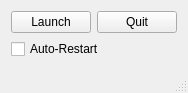
<?xml version="1.0" encoding="UTF-8"?>
<ui version="4.0">
 <class>MainWindow</class>
 <widget class="QMainWindow" name="MainWindow">
  <property name="geometry">
   <rect>
    <x>0</x>
    <y>0</y>
    <width>186</width>
    <height>93</height>
   </rect>
  </property>
  <property name="windowTitle">
   <string>Game Launcher</string>
  </property>
  <property name="windowIcon">
   <iconset resource="mainwindow.qrc">
    <normaloff>:/mainwindow/img/icon.png</normaloff>:/mainwindow/img/icon.png</iconset>
  </property>
  <widget class="QWidget" name="centralWidget">
   <layout class="QVBoxLayout" name="verticalLayout">
    <item>
     <layout class="QHBoxLayout" name="horizontalLayout">
      <item>
       <widget class="QPushButton" name="pushButtonLaunch">
        <property name="toolTip">
         <string>Launch the game now.</string>
        </property>
        <property name="text">
         <string>Launch</string>
        </property>
        <property name="icon">
         <iconset resource="mainwindow.qrc">
          <normaloff>:/mainwindow/img/launch.png</normaloff>:/mainwindow/img/launch.png</iconset>
        </property>
       </widget>
      </item>
      <item>
       <widget class="QPushButton" name="pushButtonQuit">
        <property name="toolTip">
         <string>Quit from the launcher.</string>
        </property>
        <property name="text">
         <string>Quit</string>
        </property>
        <property name="icon">
         <iconset resource="mainwindow.qrc">
          <normaloff>:/mainwindow/img/cancel.png</normaloff>:/mainwindow/img/cancel.png</iconset>
        </property>
       </widget>
      </item>
     </layout>
    </item>
    <item>
     <widget class="QCheckBox" name="checkBoxAutoRestart">
      <property name="toolTip">
       <string>Relaunch the game after it finishes.</string>
      </property>
      <property name="text">
       <string>Auto-Restart</string>
      </property>
      <property name="icon">
       <iconset resource="mainwindow.qrc">
        <normaloff>:/mainwindow/img/restart.png</normaloff>:/mainwindow/img/restart.png</iconset>
      </property>
     </widget>
    </item>
   </layout>
  </widget>
  <widget class="QStatusBar" name="statusBar"/>
 </widget>
 <layoutdefault spacing="6" margin="11"/>
 <tabstops>
  <tabstop>pushButtonLaunch</tabstop>
  <tabstop>pushButtonQuit</tabstop>
 </tabstops>
 <resources>
  <include location="mainwindow.qrc"/>
 </resources>
 <connections>
  <connection>
   <sender>pushButtonLaunch</sender>
   <signal>clicked()</signal>
   <receiver>MainWindow</receiver>
   <slot>launchGame()</slot>
   <hints>
    <hint type="sourcelabel">
     <x>53</x>
     <y>32</y>
    </hint>
    <hint type="destinationlabel">
     <x>167</x>
     <y>65</y>
    </hint>
   </hints>
  </connection>
  <connection>
   <sender>pushButtonQuit</sender>
   <signal>clicked()</signal>
   <receiver>MainWindow</receiver>
   <slot>close()</slot>
   <hints>
    <hint type="sourcelabel">
     <x>147</x>
     <y>22</y>
    </hint>
    <hint type="destinationlabel">
     <x>135</x>
     <y>69</y>
    </hint>
   </hints>
  </connection>
 </connections>
 <slots>
  <slot>launchGame()</slot>
 </slots>
</ui>
